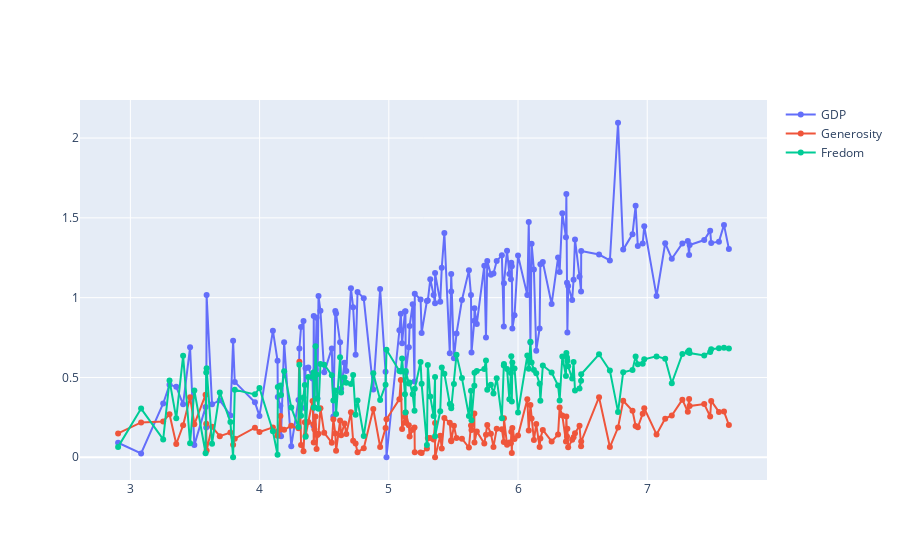

Write notebook code for a chart like this one.
### Code cell
fig = go.Figure() 
#fig.add_trace(go.Scatter(x=data.Country, y=data["Happiness Score"], mode="lines+markers ", name="HPP"))
fig.add_trace(go.Scatter(x=data["Happiness Score"], y=data["GDP per capita"], mode="lines+markers ", name="GDP"))
fig.add_trace(go.Scatter(x=data["Happiness Score"], y=data["Generosity"], mode="lines+markers ", name="Generosity"))
fig.add_trace(go.Scatter(x=data["Happiness Score"], y=data["Freedom to make life choices"], mode="lines+markers ", name="Fredom"))

### Figure 1 — Plotly figure (JSON) as saved in the notebook; plotly's stock layout.template omitted (floating-point values rounded to 4 significant figures; data arrays with more than 128 entries replaced by an {"elided": "..."} marker saying what was removed)
{"data": [{"mode": "lines+markers", "name": "GDP", "type": "scatter", "x": {"elided": "156 float values"}, "y": {"elided": "156 float values"}}, {"mode": "lines+markers", "name": "Generosity", "type": "scatter", "x": {"elided": "156 float values"}, "y": {"elided": "156 float values"}}, {"mode": "lines+markers", "name": "Fredom", "type": "scatter", "x": {"elided": "156 float values"}, "y": {"elided": "156 float values"}}], "layout": {}}
